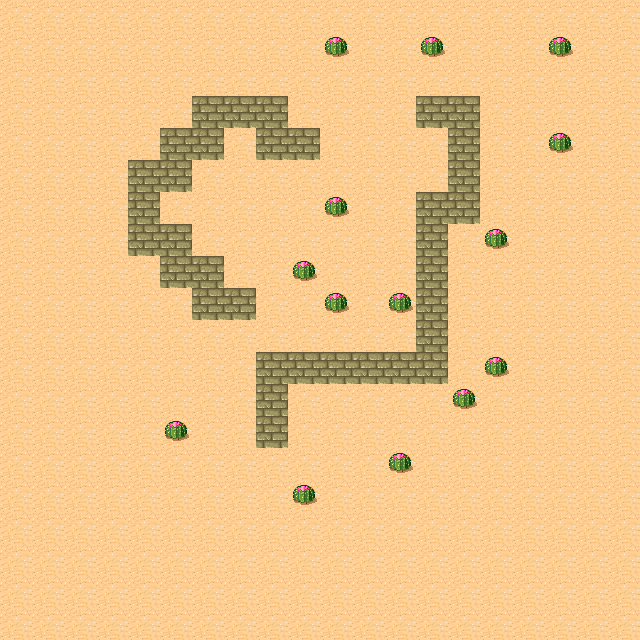

This game map was drawn from its Tiled (.tmx) file and the tilesets committed beside it. A one-line description and the trimmed map source follow:
An orthogonal 20x20 tile map with 32x32 px tiles, 1 tile layer (LayerBG), 1 hidden layer not drawn and 1 object (player).

<map version="1.0" tiledversion="1.1.4" orientation="orthogonal" renderorder="right-down" width="20" height="20" tilewidth="32" tileheight="32" infinite="0" nextobjectid="2">
 <properties>
  <property name="MapP1" value="xxx" />
  <property name="地图属性" value="123" />
  <property name="地图属性2" value="aaa" />
 </properties>
 <tileset firstgid="1" name="tmw_desert_spacing" tilewidth="32" tileheight="32" spacing="1" margin="1" tilecount="48" columns="8">
  <image source="tmw_desert_spacing.png" width="265" height="199" />
  <tile id="0">
   <properties>
    <property name="tile1" value="tilt111" />
    <property name="type" value="block" />
   </properties>
  </tile>
  <tile id="1">
   <properties>
    <property name="type" value="block" />
   </properties>
  </tile>
  <tile id="2">
   <properties>
    <property name="type" value="block" />
   </properties>
  </tile>
  <tile id="3">
   <properties>
    <property name="type" value="block" />
   </properties>
  </tile>
  <tile id="4">
   <properties>
    <property name="type" value="block" />
   </properties>
  </tile>
  <tile id="5">
   <properties>
    <property name="type" value="block" />
   </properties>
  </tile>
  <tile id="6">
   <properties>
    <property name="type" value="block" />
   </properties>
  </tile>
  <tile id="7">
   <properties>
    <property name="type" value="block" />
   </properties>
  </tile>
  <tile id="8">
   <properties>
    <property name="type" value="block" />
   </properties>
  </tile>
  <tile id="9">
   <properties>
    <property name="type" value="block" />
   </properties>
  </tile>
  <tile id="10">
   <properties>
    <property name="type" value="block" />
   </properties>
  </tile>
  <tile id="11">
   <properties>
    <property name="type" value="block" />
   </properties>
  </tile>
  <tile id="12">
   <properties>
    <property name="type" value="block" />
   </properties>
  </tile>
  <tile id="13">
   <properties>
    <property name="type" value="block" />
   </properties>
  </tile>
  <tile id="14">
   <properties>
    <property name="type" value="block" />
   </properties>
  </tile>
  <tile id="15">
   <properties>
    <property name="type" value="block" />
   </properties>
  </tile>
  <tile id="16">
   <properties>
    <property name="type" value="block" />
   </properties>
  </tile>
  <tile id="17">
   <properties>
    <property name="type" value="block" />
   </properties>
  </tile>
  <tile id="18">
   <properties>
    <property name="type" value="block" />
   </properties>
  </tile>
  <tile id="19">
   <properties>
    <property name="type" value="block" />
   </properties>
  </tile>
  <tile id="20">
   <properties>
    <property name="type" value="block" />
   </properties>
  </tile>
  <tile id="21">
   <properties>
    <property name="type" value="block" />
   </properties>
  </tile>
  <tile id="22">
   <properties>
    <property name="type" value="block" />
   </properties>
  </tile>
  <tile id="23">
   <properties>
    <property name="type" value="block" />
   </properties>
  </tile>
  <tile id="24">
   <properties>
    <property name="type" value="block" />
   </properties>
  </tile>
  <tile id="25">
   <properties>
    <property name="type" value="block" />
   </properties>
  </tile>
  <tile id="26">
   <properties>
    <property name="type" value="block" />
   </properties>
  </tile>
  <tile id="27">
   <properties>
    <property name="type" value="block" />
   </properties>
  </tile>
  <tile id="28">
   <properties>
    <property name="type" value="block" />
   </properties>
  </tile>
  <tile id="30">
   <properties>
    <property name="type" value="eat" />
   </properties>
  </tile>
  <tile id="31">
   <properties>
    <property name="type" value="block" />
   </properties>
  </tile>
  <tile id="32">
   <properties>
    <property name="type" value="block" />
   </properties>
  </tile>
  <tile id="33">
   <properties>
    <property name="type" value="block" />
   </properties>
  </tile>
  <tile id="34">
   <properties>
    <property name="type" value="block" />
   </properties>
  </tile>
  <tile id="35">
   <properties>
    <property name="type" value="block" />
   </properties>
  </tile>
  <tile id="36">
   <properties>
    <property name="type" value="block" />
   </properties>
  </tile>
  <tile id="37">
   <properties>
    <property name="type" value="block" />
   </properties>
  </tile>
  <tile id="38">
   <properties>
    <property name="type" value="block" />
   </properties>
  </tile>
  <tile id="39">
   <properties>
    <property name="type" value="block" />
   </properties>
  </tile>
  <tile id="40">
   <properties>
    <property name="type" value="block" />
   </properties>
  </tile>
  <tile id="41">
   <properties>
    <property name="type" value="block" />
   </properties>
  </tile>
  <tile id="42">
   <properties>
    <property name="type" value="block" />
   </properties>
  </tile>
  <tile id="43">
   <properties>
    <property name="type" value="block" />
   </properties>
  </tile>
  <tile id="44">
   <properties>
    <property name="type" value="block" />
   </properties>
  </tile>
  <tile id="45">
   <properties>
    <property name="type" value="block" />
   </properties>
  </tile>
  <tile id="46">
   <properties>
    <property name="type" value="block" />
   </properties>
  </tile>
  <tile id="47">
   <properties>
    <property name="type" value="block" />
   </properties>
  </tile>
 </tileset>
 <layer name="LayerBG" width="20" height="20">
  <properties>
   <property name="aaa" value="xxx" />
   <property name="bbb" type="int" value="222" />
   <property name="type" value="clock" />
  </properties>
  <data>[400 cells, 400 non-empty, 3 distinct tile ids]</data>
 </layer>
 <layer name="块层 2" width="20" height="20" visible="0">
  <data>[400 cells, 35 non-empty, 1 distinct tile ids]</data>
 </layer>
 <objectgroup name="objects" visible="0">
  <properties>
   <property name="type" value="objects" />
  </properties>
  <object id="1" name="player" x="96" y="98" width="30" height="30" />
 </objectgroup>
</map>
